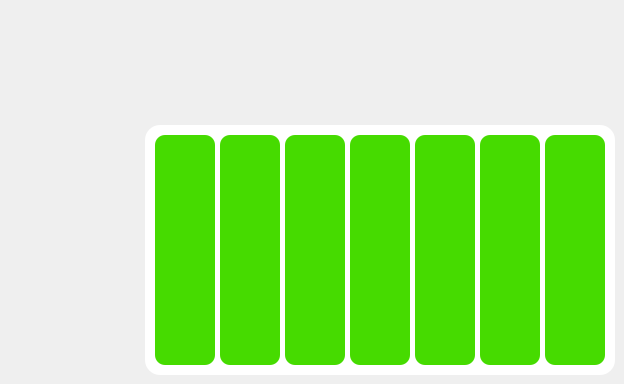
      <widget class="QWidget" name="FuelTab">
       <attribute name="icon">
        <iconset resource="source.qrc">
         <normaloff>:/newPrefix/logos/FuelTab1.png</normaloff>:/newPrefix/logos/FuelTab1.png</iconset>
       </attribute>
       <attribute name="title">
        <string/>
       </attribute>
       <widget class="QLabel" name="WhiteBackgroundFuelTab">
        <property name="geometry">
         <rect>
          <x>145</x>
          <y>125</y>
          <width>470</width>
          <height>250</height>
         </rect>
        </property>
        <property name="styleSheet">
         <string notr="true">background: #FFFFFF;
border-radius: 15px;</string>
        </property>
        <property name="text">
         <string/>
        </property>
       </widget>
       <widget class="QLabel" name="FuelBar1">
        <property name="geometry">
         <rect>
          <x>155</x>
          <y>135</y>
          <width>60</width>
          <height>230</height>
         </rect>
        </property>
        <property name="styleSheet">
         <string notr="true">background: #46DB00;
border-radius: 10px;</string>
        </property>
        <property name="text">
         <string/>
        </property>
       </widget>
       <widget class="QLabel" name="FuelBar2">
        <property name="geometry">
         <rect>
          <x>220</x>
          <y>135</y>
          <width>60</width>
          <height>230</height>
         </rect>
        </property>
        <property name="styleSheet">
         <string notr="true">background: #46DB00;
border-radius: 10px;</string>
        </property>
        <property name="text">
         <string/>
        </property>
       </widget>
       <widget class="QLabel" name="FuelBar3">
        <property name="geometry">
         <rect>
          <x>285</x>
          <y>135</y>
          <width>60</width>
          <height>230</height>
         </rect>
        </property>
        <property name="styleSheet">
         <string notr="true">background: #46DB00;
border-radius: 10px;</string>
        </property>
        <property name="text">
         <string/>
        </property>
       </widget>
       <widget class="QLabel" name="FuelBar4">
        <property name="geometry">
         <rect>
          <x>350</x>
          <y>135</y>
          <width>60</width>
          <height>230</height>
         </rect>
        </property>
        <property name="styleSheet">
         <string notr="true">background: #46DB00;
border-radius: 10px;</string>
        </property>
        <property name="text">
         <string/>
        </property>
       </widget>
       <widget class="QLabel" name="FuelBar5">
        <property name="geometry">
         <rect>
          <x>415</x>
          <y>135</y>
          <width>60</width>
          <height>230</height>
         </rect>
        </property>
        <property name="styleSheet">
         <string notr="true">background: #46DB00;
border-radius: 10px;</string>
        </property>
        <property name="text">
         <string/>
        </property>
       </widget>
       <widget class="QLabel" name="FuelBar6">
        <property name="geometry">
         <rect>
          <x>480</x>
          <y>135</y>
          <width>60</width>
          <height>230</height>
         </rect>
        </property>
        <property name="styleSheet">
         <string notr="true">background: #46DB00;
border-radius: 10px;</string>
        </property>
        <property name="text">
         <string/>
        </property>
       </widget>
       <widget class="QLabel" name="FuelBar7">
        <property name="geometry">
         <rect>
          <x>545</x>
          <y>135</y>
          <width>60</width>
          <height>230</height>
         </rect>
        </property>
        <property name="styleSheet">
         <string notr="true">background: #46DB00;
border-radius: 10px;</string>
        </property>
        <property name="text">
         <string/>
        </property>
       </widget>
      </widget>
